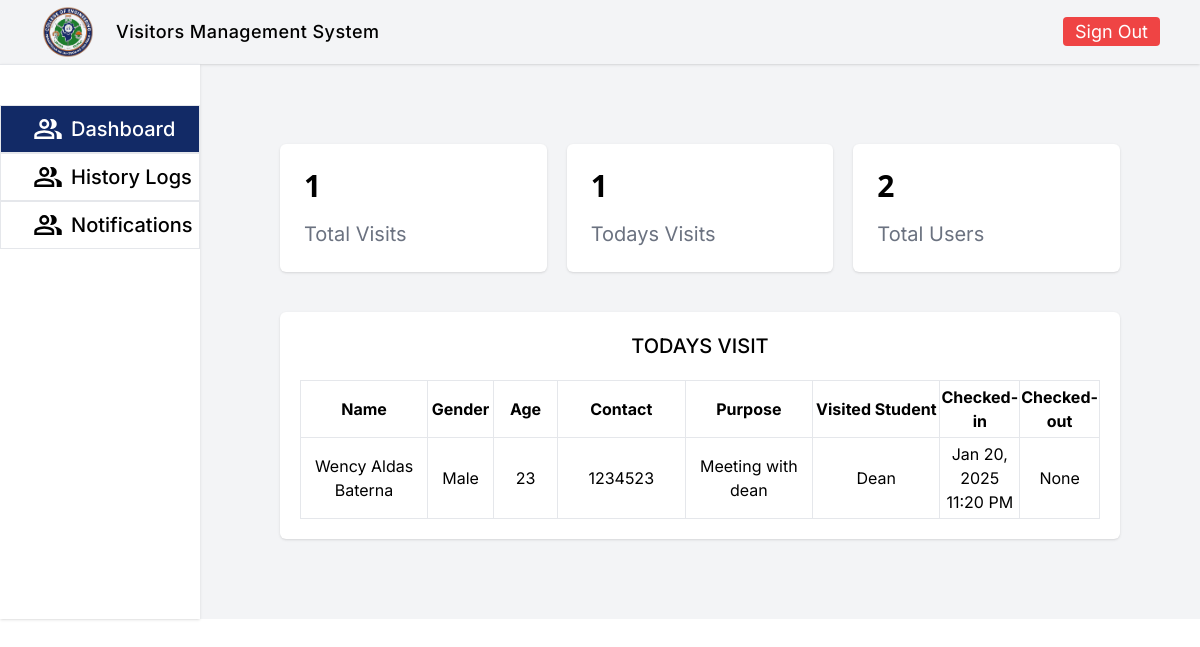
The page /dashboard (signed in) on the database its author committed.
### app.py (models this page shows)
class visit_logs(db.Model):
    id = db.Column(db.Integer, primary_key=True)
    name = db.Column(db.String(100), nullable=False)
    gender = db.Column(db.String(100), nullable=False)
    age = db.Column(db.Integer, nullable=False)
    contact = db.Column(db.String(15), nullable=False)
    purpose = db.Column(db.String(255), nullable=False)
    toMeet = db.Column(db.String(255), nullable=False)
    checkIn = db.Column(db.String(100), nullable=False)
    checkOut = db.Column(db.String(100), nullable=True)
    user_id = db.Column(db.Integer, db.ForeignKey('user.id'), nullable=False)

### app.py (the view)
@app.route('/dashboard', methods=['GET', 'POST'])
def dashboard():
    if 'user_id' not in session:
        flash('You need to log in to access this page!', 'error')
        return redirect(url_for('login'))
    if request.method == 'POST':
        log = visit_logs.query.get(request.form.get('log_id'))
        db.session.delete(log)
        db.session.commit()
        flash('Deleted log successfully!', 'success')
    today = date.today()
    logs = visit_logs.query.filter(db.func.date(visit_logs.checkIn) == today).order_by(desc(visit_logs.checkIn)).all()
    allLogs = visit_logs.query.all()
    users = User.query.all()
    return render_template('Dashboard.html', logs=logs, allLogs=allLogs, users=users)

### app.py (called while the page is built)
@app.template_filter('format_datetime')
def format_datetime(value):
    if isinstance(value, str):
        return datetime.strptime(value, "%Y-%m-%dT%H:%M").strftime("%b %d, %Y %I:%M %p")
    return value

### templates/Dashboard.html (shortened to what this page needs)
{% extends './Base.html' %}
{% block content %}
    <div class="h-[93dvh] w-5/6 flex flex-col items-center font-Inter p-20 space-y-10">
        <div class="grid grid-cols-3 gap-5 w-full">
            <div class="h-fit bg-white rounded-md shadow p-6 flex flex-col justify-center gap-y-4">
                <h1 class="font-bold text-3xl font-sans">{{ allLogs|length|format }}</h1>
                <p class="text-gray-500 text-xl">Total Visits</p>
            </div>
            <div class="h-fit bg-white rounded-md shadow p-6 flex flex-col justify-center gap-y-4">
                <h1 class="font-bold text-3xl font-sans">{{ logs|length|format }}</h1>
                <p class="text-gray-500 text-xl">Todays Visits</p>
            </div>
            <div class="h-fit bg-white rounded-md shadow p-6 flex flex-col justify-center gap-y-4">
                <h1 class="font-bold text-3xl font-sans">{{ users|length|format }}</h1>
                <p class="text-gray-500 text-xl">Total Users</p>
            </div>
        </div>
        <div class="w-full h-3/4 p-5 space-y-5 bg-white rounded-md shadow overflow-y-auto">
            <h1 class="font-medium text-xl uppercase text-center">Todays Visit</h1>
            <table class="w-full ">
                <thead>
                    <tr>
                        <th class="border py-1 w-2/12">Name</th>
                        <th class="border py-1 w-1/12">Gender</th>
                        <th class="border py-1 w-1/12">Age</th>
                        <th class="border py-1 w-2/12">Contact</th>
                        <th class="border py-1 w-2/12">Purpose</th>
                        <th class="border py-1 w-2/12">Visited Student</th>
                        <th class="border py-1 w-1/12">Checked-in</th>
                        <th class="border py-1 w-1/12">Checked-out</th>
                    </tr>
                </thead>
                <tbody>
                    {% if logs %}
                        {% for log in logs %}
                            <tr>
                                <td class="border text-center py-1">{{ log.name }}</td>
                                <td class="border text-center py-1">{{ log.gender }}</td>
                                <td class="border text-center py-1">{{ log.age }}</td>
                                <td class="border text-center py-1">{{ log.contact }}</td>
                                <td class="border text-center py-1">{{ log.purpose }}</td>
                                <td class="border text-center py-1">{{ log.toMeet }}</td>
                                <td class="border text-center py-1">{{ log.checkIn | format_datetime }}</td>
                                <td class="border text-center py-1">{{ log.checkOut | format_datetime }}</td>
                            </tr>
                        {% endfor %}
                    {% else %}
                        <tr>
                            <td colspan="8" class="text-center border py-1">No visits today</td>
                        </tr>
                    {% endif %}
                </tbody>
            </table>
        </div>
    </div>
{% endblock %}

### rows shown on the page
visit_logs: name "Wency Aldas Baterna", gender "Male", age "23", contact "1234523", purpose "Meeting with dean", toMeet "Dean", checkIn "Jan 20, 2025 11:20 PM", checkOut "None"

### other values the page prints
{{ allLogs|length|format }} "1"
{{ logs|length|format }} "1"
{{ users|length|format }} "2"
